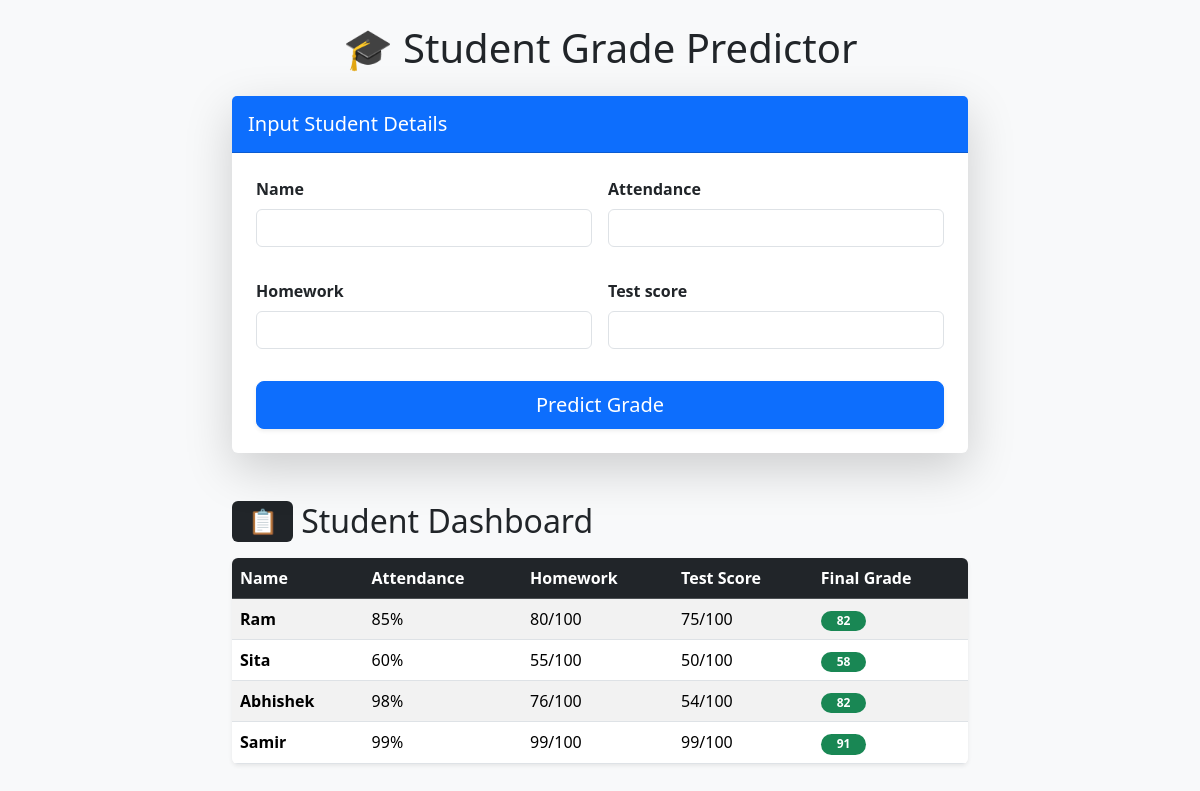
The app's page /, older data.
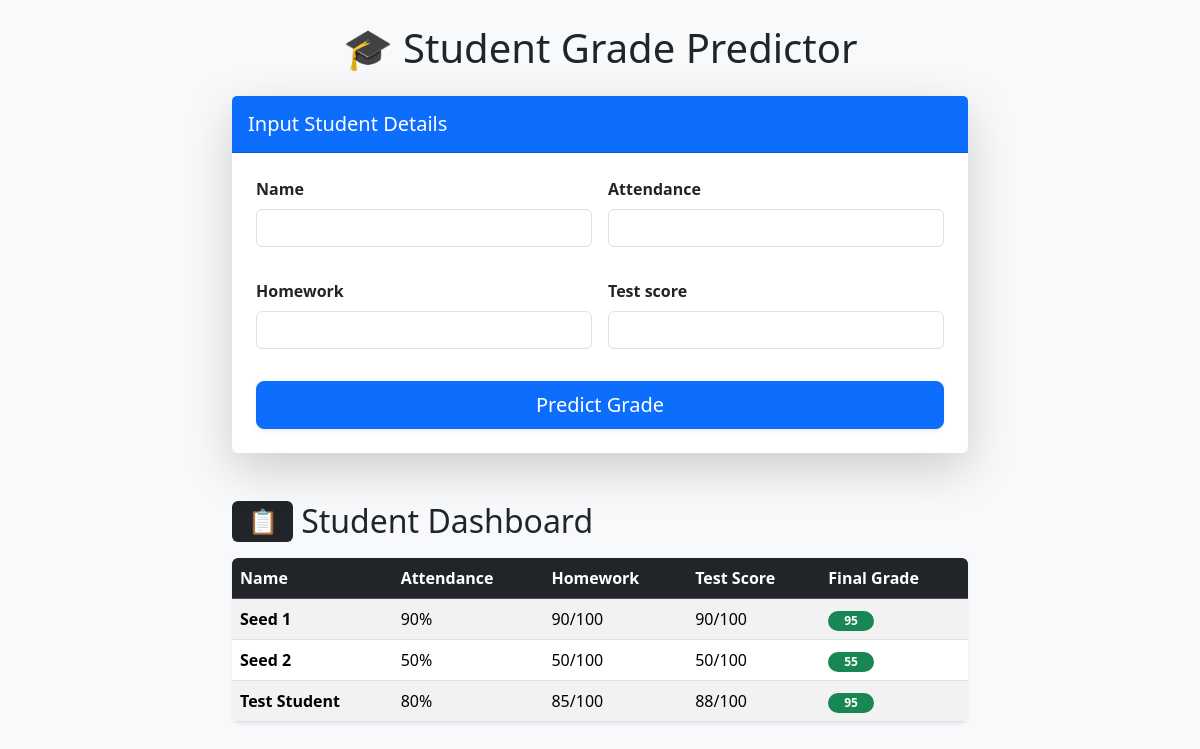
The same page, newer data.
### grades/models.py (models this page shows, shortened)
class StudentGrade(models.Model):
    name = models.CharField(max_length=100)   # student name
    attendance = models.IntegerField()
    homework = models.IntegerField()
    test_score = models.IntegerField()
    final_grade = models.IntegerField()

### grades/views.py (the view)
# urls.py: path('', views.predict_grade, name='predict_grade'),
def predict_grade(request):
    prediction = None
    if request.method == "POST":
        form = StudentInputForm(request.POST)
        if form.is_valid():
            existing_student = StudentGrade.objects.filter(
                name=form.cleaned_data['name'],
                attendance=form.cleaned_data['attendance'],
                homework=form.cleaned_data['homework'],
                test_score=form.cleaned_data['test_score']
            ).first()
            if existing_student:
                prediction = existing_student.final_grade
            else:
                qs = StudentGrade.objects.exclude(final_grade=0).values(
                    "attendance", "homework", "test_score", "final_grade"
                )
                df = pd.DataFrame(list(qs))
                if not df.empty:
                    X = df[["attendance", "homework", "test_score"]]
                    y = df["final_grade"]
                    X_train, X_test, y_train, y_test = train_test_split(X, y, test_size=0.3, random_state=42)
                    model = LinearRegression().fit(X_train, y_train)
                    new_student = pd.DataFrame([[
                        form.cleaned_data['attendance'],
                        form.cleaned_data['homework'],
                        form.cleaned_data['test_score']
                    ]], columns=["attendance", "homework", "test_score"])
                    prediction = model.predict(new_student)[0]
                    prediction = round(prediction)  # Consistent rounding
                    StudentGrade.objects.create(
                        name=form.cleaned_data['name'],
                        attendance=form.cleaned_data['attendance'],
                        homework=form.cleaned_data['homework'],
                        test_score=form.cleaned_data['test_score'],
                        final_grade=prediction
                    )
    else:
        form = StudentInputForm()
    students = StudentGrade.objects.all()
    return render(request, "grades/predict.html", {
        "form": form,
        "prediction": prediction,
        "students": students
    })

### grades/forms.py
class StudentInputForm(forms.Form):
    name = forms.CharField(max_length=100)
    attendance = forms.IntegerField()
    homework = forms.IntegerField()
    test_score = forms.IntegerField()

### grades/templates/grades/predict.html (shortened to what this page needs)
{% extends "grades/base.html" %}
{% block content %}
<div class="row justify-content-center">
    <div class="col-md-8">
        <h1 class="mb-4 text-center">🎓 Student Grade Predictor</h1>
        <div class="card shadow-lg border-0 mb-5">
            <div class="card-header bg-primary text-white py-3">
                <h5 class="card-title mb-0">Input Student Details</h5>
            </div>
            <div class="card-body p-4">
                <form method="post" id="predictionForm" class="row g-3">
                    {% for field in form %}
                    <div class="col-md-6 mb-3">
                        <label for="{{ field.id_for_label }}" class="form-label fw-bold">{{ field.label }}</label>
                        {{ field }}
                    </div>
                    {% endfor %}
                    <div class="col-12 d-grid">
                        <button type="submit" class="btn btn-primary btn-lg shadow-sm">
                            Predict Grade
                        </button>
                    </div>
                </form>
            </div>
        </div>
        <h2 class="mb-3 d-flex align-items-center">
            <span class="badge bg-dark me-2">📋</span> Student Dashboard
        </h2>
        <div class="table-responsive shadow-sm rounded">
            <table class="table table-striped table-hover mb-0">
                <thead class="table-dark">
                    <tr>
                        <th>Name</th>
                        <th>Attendance</th>
                        <th>Homework</th>
                        <th>Test Score</th>
                        <th>Final Grade</th>
                    </tr>
                </thead>
                <tbody>
                    {% for student in students %}
                    <tr>
                        <td class="fw-bold">{{ student.name }}</td>
                        <td>{{ student.attendance }}%</td>
                        <td>{{ student.homework }}/100</td>
                        <td>{{ student.test_score }}/100</td>
                        <td>
                            <span class="badge bg-success rounded-pill px-3">{{ student.final_grade }}</span>
                        </td>
                    </tr>
                    {% empty %}
                    <tr>
                        <td colspan="5" class="text-center text-muted py-4">No student records found.</td>
                    </tr>
                    {% endfor %}
                </tbody>
            </table>
        </div>
    </div>
</div>
{% endblock %}

### grades/templates/grades/base.html (shortened to what this page needs)
<!DOCTYPE html>
<html>
<head>
    <link rel="stylesheet" href="https://cdn.jsdelivr.net/npm/bootstrap@5.3.2/dist/css/bootstrap.min.css">
</head>
<body class="bg-light">
    <div class="container py-4">
        {% block content %}{% endblock %}
    </div>
    <div class="toast-container position-fixed top-50 start-50 translate-middle p-3">
    </div>
</body>
</html>

Row changes from the older to the newer data that the page shows:
removed StudentGrade: name "Ram", attendance "85", homework "80", test_score "75", final_grade "82"
removed StudentGrade: name "Sita", attendance "60", homework "55", test_score "50", final_grade "58"
removed StudentGrade: name "Abhishek", attendance "98", homework "76", test_score "54", final_grade "82"
removed StudentGrade: name "Samir", attendance "99", homework "99", test_score "99", final_grade "91"
added StudentGrade: name "Seed 1", attendance "90", homework "90", test_score "90", final_grade "95"
added StudentGrade: name "Seed 2", attendance "50", homework "50", test_score "50", final_grade "55"
added StudentGrade: name "Test Student", attendance "80", homework "85", test_score "88", final_grade "95"
